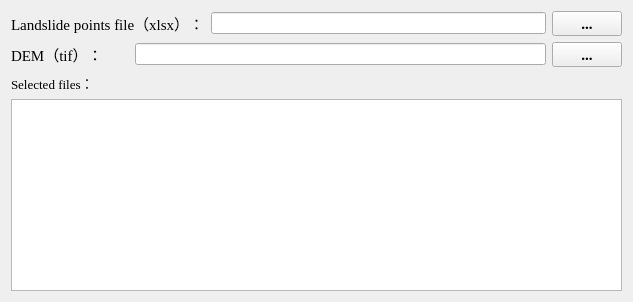
      <widget class="QWidget" name="tab_1">
       <attribute name="title">
        <string>File management</string>
       </attribute>
       <layout class="QVBoxLayout" name="verticalLayout">
        <item>
         <layout class="QHBoxLayout" name="horizontalLayout_3">
          <item>
           <widget class="QLabel" name="label_46">
            <property name="maximumSize">
             <size>
              <width>16777215</width>
              <height>25</height>
             </size>
            </property>
            <property name="font">
             <font>
              <family>Times New Roman</family>
              <pointsize>11</pointsize>
             </font>
            </property>
            <property name="text">
             <string>Landslide points file（xlsx）：</string>
            </property>
            <property name="textFormat">
             <enum>Qt::PlainText</enum>
            </property>
           </widget>
          </item>
          <item>
           <widget class="QLineEdit" name="lineEdit">
            <property name="maximumSize">
             <size>
              <width>370</width>
              <height>22</height>
             </size>
            </property>
            <property name="font">
             <font>
              <family>Times New Roman</family>
             </font>
            </property>
           </widget>
          </item>
          <item>
           <widget class="QPushButton" name="pushButton">
            <property name="maximumSize">
             <size>
              <width>70</width>
              <height>25</height>
             </size>
            </property>
            <property name="font">
             <font>
              <family>Times New Roman</family>
              <pointsize>11</pointsize>
              <weight>75</weight>
              <bold>true</bold>
             </font>
            </property>
            <property name="text">
             <string>...</string>
            </property>
           </widget>
          </item>
         </layout>
        </item>
        <item>
         <layout class="QHBoxLayout" name="horizontalLayout_5">
          <item>
           <widget class="QLabel" name="label_45">
            <property name="maximumSize">
             <size>
              <width>16777215</width>
              <height>25</height>
             </size>
            </property>
            <property name="font">
             <font>
              <family>Times New Roman</family>
              <pointsize>11</pointsize>
             </font>
            </property>
            <property name="text">
             <string>DEM（tif）：       </string>
            </property>
           </widget>
          </item>
          <item>
           <widget class="QLineEdit" name="lineEdit_14">
            <property name="maximumSize">
             <size>
              <width>600</width>
              <height>22</height>
             </size>
            </property>
            <property name="font">
             <font>
              <family>Times New Roman</family>
             </font>
            </property>
           </widget>
          </item>
          <item>
           <widget class="QPushButton" name="pushButton_10">
            <property name="maximumSize">
             <size>
              <width>70</width>
              <height>25</height>
             </size>
            </property>
            <property name="font">
             <font>
              <family>Times New Roman</family>
              <pointsize>11</pointsize>
              <weight>75</weight>
              <bold>true</bold>
             </font>
            </property>
            <property name="layoutDirection">
             <enum>Qt::RightToLeft</enum>
            </property>
            <property name="text">
             <string>...</string>
            </property>
           </widget>
          </item>
         </layout>
        </item>
        <item>
         <layout class="QHBoxLayout" name="horizontalLayout_4">
          <item>
           <widget class="QLabel" name="label_3">
            <property name="maximumSize">
             <size>
              <width>16777215</width>
              <height>25</height>
             </size>
            </property>
            <property name="font">
             <font>
              <family>Times New Roman</family>
              <pointsize>10</pointsize>
             </font>
            </property>
            <property name="text">
             <string>Selected files：</string>
            </property>
           </widget>
          </item>
          <item>
           <spacer name="horizontalSpacer_3">
            <property name="orientation">
             <enum>Qt::Horizontal</enum>
            </property>
            <property name="sizeHint" stdset="0">
             <size>
              <width>528</width>
              <height>20</height>
             </size>
            </property>
           </spacer>
          </item>
         </layout>
        </item>
        <item>
         <widget class="QTextBrowser" name="textBrowser">
          <property name="maximumSize">
           <size>
            <width>16777215</width>
            <height>300</height>
           </size>
          </property>
          <property name="font">
           <font>
            <family>Times New Roman</family>
           </font>
          </property>
         </widget>
        </item>
       </layout>
      </widget>
